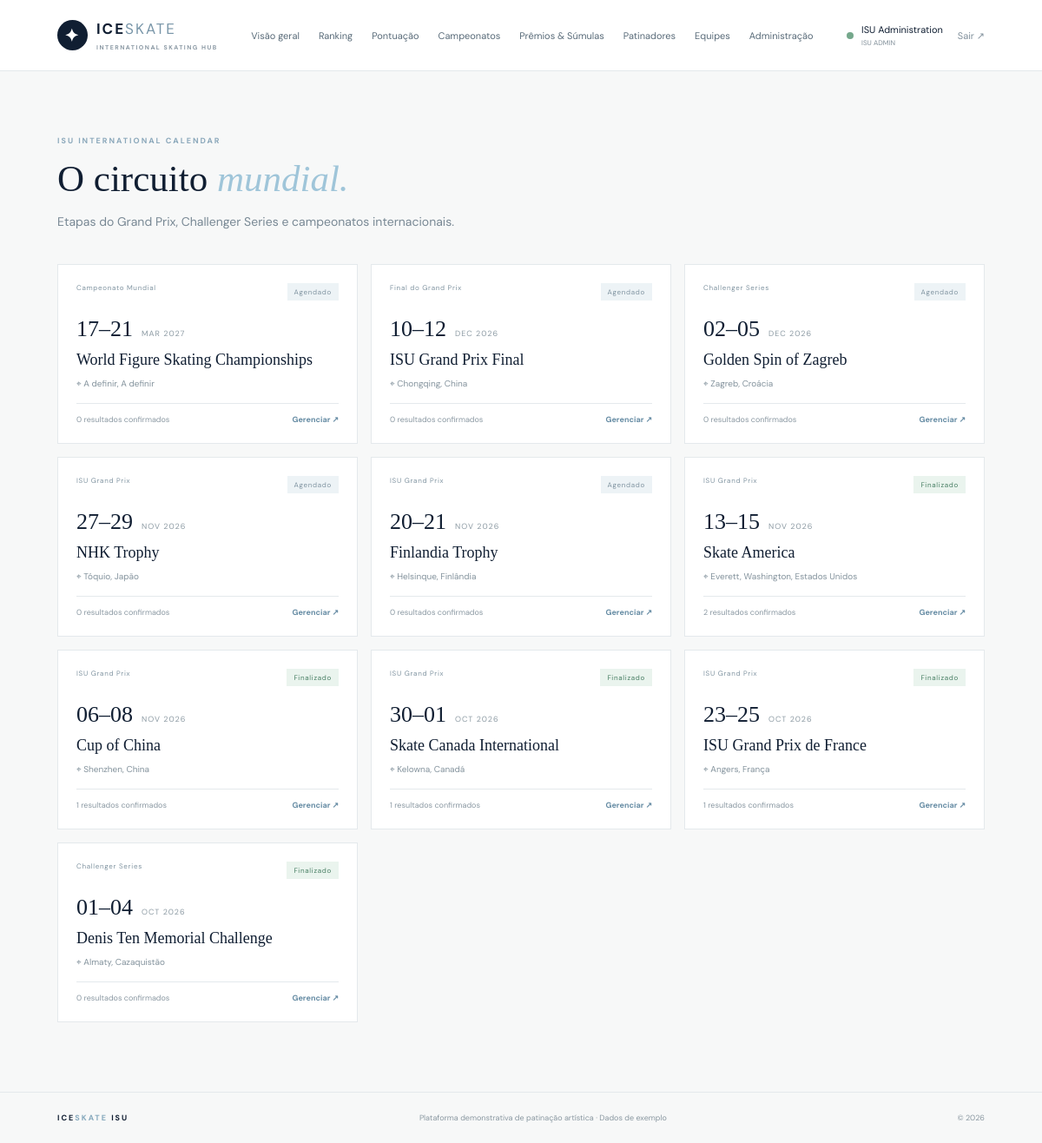
The page /campeonatos.php (signed in) on the database its author committed.
### tables this page shows
CREATE TABLE campeonatos (id INT AUTO_INCREMENT PRIMARY KEY,nome VARCHAR(150) NOT NULL,cidade VARCHAR(100),pais VARCHAR(80),data_inicio DATE NOT NULL,data_fim DATE NOT NULL,categoria VARCHAR(80) DEFAULT 'ISU Grand Prix',status ENUM('Agendado','Em andamento','Finalizado') DEFAULT 'Agendado',descricao TEXT);

### includes/auth.php (called while the page is built, shortened)
<?php
function is_admin(): bool { return ($_SESSION['perfil'] ?? '') === 'admin'; }
function e($value): string { return htmlspecialchars((string)$value, ENT_QUOTES | ENT_SUBSTITUTE, 'UTF-8'); }

### includes/db.php (called while the page is built, shortened)
<?php
function db(): PDO {
    static $pdo = null;
    if ($pdo === null) {
        $pdo = new PDO('mysql:host='.DB_HOST.';dbname='.DB_NAME.';charset=utf8mb4', DB_USER, DB_PASS, [
            PDO::ATTR_ERRMODE => PDO::ERRMODE_EXCEPTION,
            PDO::ATTR_DEFAULT_FETCH_MODE => PDO::FETCH_ASSOC,
            PDO::ATTR_EMULATE_PREPARES => false
        ]);
    }
    return $pdo;
}

### campeonatos.php (the view)
<?php require_once 'includes/auth.php';require_once 'includes/db.php';require_login();$rows=db()->query('SELECT c.*,COUNT(r.id) resultados FROM campeonatos c LEFT JOIN resultados r ON r.campeonato_id=c.id AND r.confirmado=1 GROUP BY c.id ORDER BY c.data_inicio DESC')->fetchAll();$pageTitle='Campeonatos';require 'includes/header.php'; ?>
<div class="page-intro"><span class="eyebrow">ISU INTERNATIONAL CALENDAR</span><h1>O circuito <em>mundial.</em></h1><p>Etapas do Grand Prix, Challenger Series e campeonatos internacionais.</p></div><div class="event-cards"><?php foreach($rows as $ev): ?><article class="event-card"><div class="event-card-top"><span class="event-category"><?= e($ev['categoria']) ?></span><span class="status status-<?= strtolower(str_replace(' ','-', $ev['status'])) ?>"><?= e($ev['status']) ?></span></div><div class="event-date-large"><b><?= date('d',strtotime($ev['data_inicio'])) ?>–<?= date('d',strtotime($ev['data_fim'])) ?></b><span><?= strtoupper(date('M Y',strtotime($ev['data_inicio']))) ?></span></div><h3><?= e($ev['nome']) ?></h3><p>⌖ <?= e($ev['cidade']) ?>, <?= e($ev['pais']) ?></p><div class="event-card-bottom"><span><?= (int)$ev['resultados'] ?> resultados confirmados</span><?php if(is_admin()): ?><a href="admin.php#resultados">Gerenciar ↗</a><?php endif; ?></div></article><?php endforeach; ?></div>
<?php require 'includes/footer.php'; ?>

### includes/header.php (shortened to what this page needs)
<?php require_once __DIR__.'/auth.php'; require_once __DIR__.'/db.php'; require_login(); $pageTitle=$pageTitle ?? 'Painel'; $notice=get_flash(); ?>
<!DOCTYPE html><html lang="pt-BR"><head><link rel="stylesheet" href="assets/css/style.css"></head><body>
<header class="topbar"><a class="brand" href="index.php"><span class="brand-mark">✦</span><span>ICE<span class="brand-light">SKATE</span><small>INTERNATIONAL SKATING HUB</small></span></a><nav><a href="index.php">Visão geral</a><a href="classificacao.php">Ranking</a><a href="pontuacao.php">Pontuação</a><a href="campeonatos.php">Campeonatos</a><a href="premios.php">Prêmios & Súmulas</a><a href="patinadores.php">Patinadores</a><a href="equipes.php">Equipes</a><?php if(is_admin()): ?><a href="admin.php">Administração</a><?php endif; ?></nav><div class="user-area"><span class="user-dot"></span><span><?= e($_SESSION['nome']) ?> <small><?= is_admin()?'ISU ADMIN':'VISUALIZADOR' ?></small></span><a class="logout" href="logout.php">Sair ↗</a></div></header>
<main class="container"><?php if($notice): ?><div class="alert <?= e($notice['type']) ?>"><?= e($notice['message']) ?></div><?php endif; ?>

### includes/footer.php
</main><footer class="footer"><span>ICE<span>SKATE</span> ISU</span><span>Plataforma demonstrativa de patinação artística · Dados de exemplo</span><span>© 2026</span></footer><script src="assets/js/app.js"></script></body></html>

### assets/css/style.css (style rules this page uses)
:root { --navy:#101e32;--blue:#8bb8d2;--paper:#f7f8f8;--muted:#788894;--line:#e4e9ec }
* { box-sizing:border-box }
body { margin:0;background:var(--paper);color:var(--navy);font:14px 'DM Sans',sans-serif }
a { color:inherit;text-decoration:none }
.topbar { min-height:82px;background:#fff;display:flex;align-items:center;justify-content:space-between;padding:0 5.5%;border-bottom:1px solid var(--line);gap:25px }
.brand { display:flex;align-items:center;gap:10px;font-weight:700;letter-spacing:2px;font-size:17px }
.brand-mark { width:35px;height:35px;background:var(--navy);color:white;display:grid;place-items:center;border-radius:50%;font-size:20px }
.brand-light { font-weight:400;color:#7895a8 }
.brand small { display:block;font-size:7px;letter-spacing:1.5px;color:#8b99a4;margin-top:6px }
.topbar nav { display:flex;gap:22px;color:#596b79;font-size:11px }
.user-area { display:flex;align-items:center;gap:9px;font-size:11px }
.user-area small { display:block;font-size:8px;color:#82909a;margin-top:3px }
.user-dot { width:8px;height:8px;border-radius:50%;background:#75a88c }
.logout { margin-left:8px;color:#81909c }
.container { max-width:1280px;margin:auto;padding:34px 5.5% 80px }
.eyebrow { font-size:9px;letter-spacing:2px;color:#8ba8bb;font-weight:700 }
.hero h1 em,.page-intro h1 em,.login-message h1 em { color:#9fc5d9 }
.footer { border-top:1px solid var(--line);padding:23px 5.5%;display:flex;justify-content:space-between;color:#8997a0;font-size:9px }
.footer>span:first-child { font-weight:700;color:var(--navy);letter-spacing:2px }
.footer>span:first-child span { color:#85a8bc }
.page-intro { padding:35px 0 22px }
.page-intro h1 { font:43px 'Playfair Display';margin:12px 0 }
.page-intro p { color:#788894;line-height:1.7;max-width:620px }
.event-cards { display:grid;grid-template-columns:repeat(3,1fr);gap:15px }
.event-card { background:#fff;border:1px solid var(--line);padding:21px;min-height:205px }
.event-card-top { display:flex;justify-content:space-between;gap:8px }
.event-category,.status { font-size:8px;letter-spacing:.7px;color:#8094a1 }
.status { padding:5px 8px;background:#edf3f6 }
.status-finalizado { color:#477e63;background:#eaf4ee }
.event-date-large { display:flex;align-items:baseline;gap:10px;margin:18px 0 10px }
.event-date-large b { font:26px 'Playfair Display' }
.event-date-large span { font-size:9px;color:#8c9aa3;letter-spacing:1px }
.event-card h3 { font:18px 'Playfair Display';margin:0 0 7px }
.event-card p { font-size:10px;color:#84939d }
.event-card-bottom { border-top:1px solid var(--line);margin-top:16px;padding-top:12px;display:flex;justify-content:space-between;font-size:9px;color:#8a98a2 }
.event-card-bottom a { color:#668ca4;font-weight:700 }

### rows shown on the page
campeonatos: categoria "Campeonato Mundial", status "Agendado", data_inicio "17", data_fim "21", data_inicio "MAR 2027", nome "World Figure Skating Championships", cidade "A definir", pais "A definir", resultados "0"
campeonatos: categoria "Final do Grand Prix", status "Agendado", data_inicio "10", data_fim "12", data_inicio "DEC 2026", nome "ISU Grand Prix Final", cidade "Chongqing", pais "China", resultados "0"
campeonatos: categoria "Challenger Series", status "Agendado", data_inicio "02", data_fim "05", data_inicio "DEC 2026", nome "Golden Spin of Zagreb", cidade "Zagreb", pais "Croácia", resultados "0"
campeonatos: categoria "ISU Grand Prix", status "Agendado", data_inicio "27", data_fim "29", data_inicio "NOV 2026", nome "NHK Trophy", cidade "Tóquio", pais "Japão", resultados "0"
campeonatos: categoria "ISU Grand Prix", status "Agendado", data_inicio "20", data_fim "21", data_inicio "NOV 2026", nome "Finlandia Trophy", cidade "Helsinque", pais "Finlândia", resultados "0"
campeonatos: categoria "ISU Grand Prix", status "Finalizado", data_inicio "13", data_fim "15", data_inicio "NOV 2026", nome "Skate America", cidade "Everett, Washington", pais "Estados Unidos", resultados "2"
campeonatos: categoria "ISU Grand Prix", status "Finalizado", data_inicio "06", data_fim "08", data_inicio "NOV 2026", nome "Cup of China", cidade "Shenzhen", pais "China", resultados "1"
campeonatos: categoria "ISU Grand Prix", status "Finalizado", data_inicio "30", data_fim "01", data_inicio "OCT 2026", nome "Skate Canada International", cidade "Kelowna", pais "Canadá", resultados "1"
campeonatos: categoria "ISU Grand Prix", status "Finalizado", data_inicio "23", data_fim "25", data_inicio "OCT 2026", nome "ISU Grand Prix de France", cidade "Angers", pais "França", resultados "1"
campeonatos: categoria "Challenger Series", status "Finalizado", data_inicio "01", data_fim "04", data_inicio "OCT 2026", nome "Denis Ten Memorial Challenge", cidade "Almaty", pais "Cazaquistão", resultados "0"

### other values the page prints
$_SESSION['nome'] "ISU Administration"
